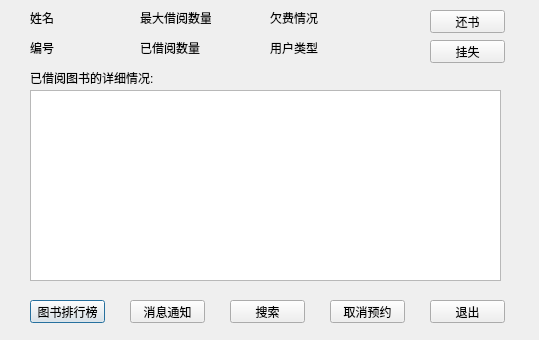
<?xml version="1.0" encoding="UTF-8"?>
<ui version="4.0">
 <class>UserDialog</class>
 <widget class="QDialog" name="UserDialog">
  <property name="geometry">
   <rect>
    <x>0</x>
    <y>0</y>
    <width>539</width>
    <height>340</height>
   </rect>
  </property>
  <property name="windowTitle">
   <string>用户界面</string>
  </property>
  <property name="styleSheet">
   <string notr="true">background-image: url(:/new/myimage/image/admbg.png);</string>
  </property>
  <widget class="QTableView" name="tableView">
   <property name="geometry">
    <rect>
     <x>30</x>
     <y>90</y>
     <width>471</width>
     <height>191</height>
    </rect>
   </property>
  </widget>
  <widget class="QLabel" name="NAMElabel">
   <property name="geometry">
    <rect>
     <x>30</x>
     <y>10</y>
     <width>31</width>
     <height>16</height>
    </rect>
   </property>
   <property name="text">
    <string>姓名</string>
   </property>
  </widget>
  <widget class="QLabel" name="namelabel">
   <property name="geometry">
    <rect>
     <x>70</x>
     <y>10</y>
     <width>71</width>
     <height>16</height>
    </rect>
   </property>
   <property name="sizePolicy">
    <sizepolicy hsizetype="Expanding" vsizetype="Expanding">
     <horstretch>0</horstretch>
     <verstretch>0</verstretch>
    </sizepolicy>
   </property>
   <property name="text">
    <string/>
   </property>
  </widget>
  <widget class="QLabel" name="MAXBOlabel">
   <property name="geometry">
    <rect>
     <x>140</x>
     <y>10</y>
     <width>71</width>
     <height>16</height>
    </rect>
   </property>
   <property name="text">
    <string>最大借阅数量</string>
   </property>
  </widget>
  <widget class="QLabel" name="maxbolabel">
   <property name="geometry">
    <rect>
     <x>230</x>
     <y>10</y>
     <width>21</width>
     <height>16</height>
    </rect>
   </property>
   <property name="sizePolicy">
    <sizepolicy hsizetype="Expanding" vsizetype="Expanding">
     <horstretch>0</horstretch>
     <verstretch>0</verstretch>
    </sizepolicy>
   </property>
   <property name="text">
    <string/>
   </property>
  </widget>
  <widget class="QLabel" name="FINElabel">
   <property name="geometry">
    <rect>
     <x>270</x>
     <y>10</y>
     <width>51</width>
     <height>16</height>
    </rect>
   </property>
   <property name="text">
    <string>欠费情况</string>
   </property>
  </widget>
  <widget class="QLabel" name="finelabel">
   <property name="geometry">
    <rect>
     <x>340</x>
     <y>10</y>
     <width>31</width>
     <height>16</height>
    </rect>
   </property>
   <property name="sizePolicy">
    <sizepolicy hsizetype="Expanding" vsizetype="Expanding">
     <horstretch>0</horstretch>
     <verstretch>0</verstretch>
    </sizepolicy>
   </property>
   <property name="focusPolicy">
    <enum>Qt::NoFocus</enum>
   </property>
   <property name="text">
    <string/>
   </property>
  </widget>
  <widget class="QLabel" name="IDlabel">
   <property name="geometry">
    <rect>
     <x>30</x>
     <y>40</y>
     <width>31</width>
     <height>16</height>
    </rect>
   </property>
   <property name="text">
    <string>编号</string>
   </property>
  </widget>
  <widget class="QLabel" name="idlabel">
   <property name="geometry">
    <rect>
     <x>70</x>
     <y>40</y>
     <width>61</width>
     <height>16</height>
    </rect>
   </property>
   <property name="sizePolicy">
    <sizepolicy hsizetype="Expanding" vsizetype="Expanding">
     <horstretch>0</horstretch>
     <verstretch>0</verstretch>
    </sizepolicy>
   </property>
   <property name="text">
    <string/>
   </property>
  </widget>
  <widget class="QLabel" name="BONUMlabel">
   <property name="geometry">
    <rect>
     <x>140</x>
     <y>40</y>
     <width>61</width>
     <height>16</height>
    </rect>
   </property>
   <property name="text">
    <string>已借阅数量</string>
   </property>
  </widget>
  <widget class="QLabel" name="bonumlabel">
   <property name="geometry">
    <rect>
     <x>230</x>
     <y>40</y>
     <width>16</width>
     <height>16</height>
    </rect>
   </property>
   <property name="text">
    <string/>
   </property>
  </widget>
  <widget class="QLabel" name="TYPElabel">
   <property name="geometry">
    <rect>
     <x>270</x>
     <y>40</y>
     <width>51</width>
     <height>16</height>
    </rect>
   </property>
   <property name="text">
    <string>用户类型</string>
   </property>
  </widget>
  <widget class="QLabel" name="typelabel">
   <property name="geometry">
    <rect>
     <x>340</x>
     <y>40</y>
     <width>31</width>
     <height>16</height>
    </rect>
   </property>
   <property name="sizePolicy">
    <sizepolicy hsizetype="Expanding" vsizetype="Expanding">
     <horstretch>0</horstretch>
     <verstretch>0</verstretch>
    </sizepolicy>
   </property>
   <property name="text">
    <string/>
   </property>
  </widget>
  <widget class="QPushButton" name="rankpushButton">
   <property name="geometry">
    <rect>
     <x>30</x>
     <y>300</y>
     <width>75</width>
     <height>23</height>
    </rect>
   </property>
   <property name="sizePolicy">
    <sizepolicy hsizetype="Fixed" vsizetype="Fixed">
     <horstretch>0</horstretch>
     <verstretch>0</verstretch>
    </sizepolicy>
   </property>
   <property name="text">
    <string>图书排行榜</string>
   </property>
  </widget>
  <widget class="QPushButton" name="noticepushButton">
   <property name="geometry">
    <rect>
     <x>130</x>
     <y>300</y>
     <width>75</width>
     <height>23</height>
    </rect>
   </property>
   <property name="sizePolicy">
    <sizepolicy hsizetype="Fixed" vsizetype="Fixed">
     <horstretch>0</horstretch>
     <verstretch>0</verstretch>
    </sizepolicy>
   </property>
   <property name="text">
    <string>消息通知</string>
   </property>
  </widget>
  <widget class="QPushButton" name="searchpushButton">
   <property name="geometry">
    <rect>
     <x>230</x>
     <y>300</y>
     <width>75</width>
     <height>23</height>
    </rect>
   </property>
   <property name="sizePolicy">
    <sizepolicy hsizetype="Fixed" vsizetype="Fixed">
     <horstretch>0</horstretch>
     <verstretch>0</verstretch>
    </sizepolicy>
   </property>
   <property name="text">
    <string>搜索</string>
   </property>
  </widget>
  <widget class="QLabel" name="label">
   <property name="geometry">
    <rect>
     <x>30</x>
     <y>70</y>
     <width>131</width>
     <height>16</height>
    </rect>
   </property>
   <property name="text">
    <string>已借阅图书的详细情况:</string>
   </property>
  </widget>
  <widget class="QPushButton" name="existpushButton">
   <property name="geometry">
    <rect>
     <x>430</x>
     <y>300</y>
     <width>75</width>
     <height>23</height>
    </rect>
   </property>
   <property name="sizePolicy">
    <sizepolicy hsizetype="Fixed" vsizetype="Fixed">
     <horstretch>0</horstretch>
     <verstretch>0</verstretch>
    </sizepolicy>
   </property>
   <property name="text">
    <string>退出</string>
   </property>
  </widget>
  <widget class="QPushButton" name="returnpushButton">
   <property name="geometry">
    <rect>
     <x>430</x>
     <y>10</y>
     <width>75</width>
     <height>23</height>
    </rect>
   </property>
   <property name="sizePolicy">
    <sizepolicy hsizetype="Fixed" vsizetype="Fixed">
     <horstretch>0</horstretch>
     <verstretch>0</verstretch>
    </sizepolicy>
   </property>
   <property name="text">
    <string>还书</string>
   </property>
  </widget>
  <widget class="QPushButton" name="losepushButton">
   <property name="geometry">
    <rect>
     <x>430</x>
     <y>40</y>
     <width>75</width>
     <height>23</height>
    </rect>
   </property>
   <property name="sizePolicy">
    <sizepolicy hsizetype="Fixed" vsizetype="Fixed">
     <horstretch>0</horstretch>
     <verstretch>0</verstretch>
    </sizepolicy>
   </property>
   <property name="text">
    <string>挂失</string>
   </property>
  </widget>
  <widget class="QPushButton" name="cancelrepushButton">
   <property name="geometry">
    <rect>
     <x>330</x>
     <y>300</y>
     <width>75</width>
     <height>23</height>
    </rect>
   </property>
   <property name="sizePolicy">
    <sizepolicy hsizetype="Fixed" vsizetype="Fixed">
     <horstretch>0</horstretch>
     <verstretch>0</verstretch>
    </sizepolicy>
   </property>
   <property name="text">
    <string>取消预约</string>
   </property>
  </widget>
 </widget>
 <resources/>
 <connections/>
</ui>
